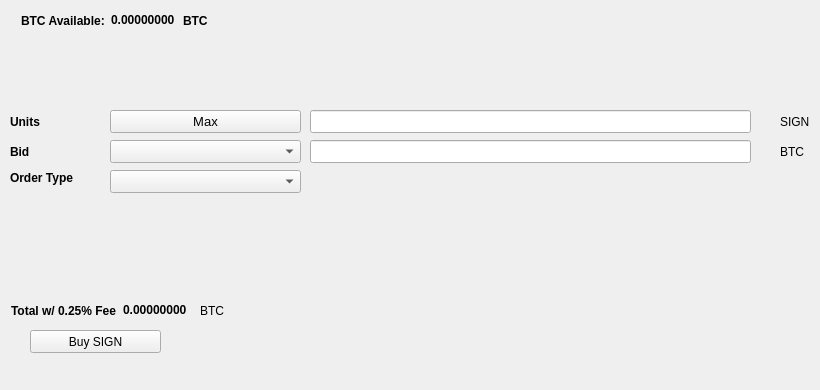
   <widget class="QWidget" name="BuyTab">
    <attribute name="title">
     <string>Buy</string>
    </attribute>
    <widget class="QPushButton" name="BuySIGN">
     <property name="geometry">
      <rect>
       <x>30</x>
       <y>330</y>
       <width>131</width>
       <height>23</height>
      </rect>
     </property>
     <property name="text">
      <string>Buy SIGN</string>
     </property>
     <property name="icon">
      <iconset resource="../designcoin.qrc">
       <normaloff>:/icons/bitcoin</normaloff>:/icons/bitcoin</iconset>
     </property>
    </widget>
    <widget class="QLabel" name="label_3">
     <property name="geometry">
      <rect>
       <x>10</x>
       <y>110</y>
       <width>46</width>
       <height>23</height>
      </rect>
     </property>
     <property name="font">
      <font>
       <weight>75</weight>
       <bold>true</bold>
      </font>
     </property>
     <property name="text">
      <string>Units</string>
     </property>
    </widget>
    <widget class="QLineEdit" name="UnitsInput">
     <property name="geometry">
      <rect>
       <x>310</x>
       <y>110</y>
       <width>441</width>
       <height>23</height>
      </rect>
     </property>
     <property name="font">
      <font>
       <pointsize>9</pointsize>
       <weight>75</weight>
       <bold>true</bold>
      </font>
     </property>
    </widget>
    <widget class="QLineEdit" name="BuyBidPriceEdit">
     <property name="geometry">
      <rect>
       <x>310</x>
       <y>140</y>
       <width>441</width>
       <height>23</height>
      </rect>
     </property>
     <property name="font">
      <font>
       <pointsize>9</pointsize>
       <weight>75</weight>
       <bold>true</bold>
      </font>
     </property>
    </widget>
    <widget class="QLabel" name="label_4">
     <property name="geometry">
      <rect>
       <x>780</x>
       <y>110</y>
       <width>31</width>
       <height>23</height>
      </rect>
     </property>
     <property name="text">
      <string>SIGN</string>
     </property>
    </widget>
    <widget class="QLabel" name="label_5">
     <property name="geometry">
      <rect>
       <x>780</x>
       <y>140</y>
       <width>31</width>
       <height>23</height>
      </rect>
     </property>
     <property name="text">
      <string>BTC</string>
     </property>
    </widget>
    <widget class="QLabel" name="label_6">
     <property name="geometry">
      <rect>
       <x>10</x>
       <y>140</y>
       <width>46</width>
       <height>23</height>
      </rect>
     </property>
     <property name="font">
      <font>
       <weight>75</weight>
       <bold>true</bold>
      </font>
     </property>
     <property name="text">
      <string>Bid</string>
     </property>
    </widget>
    <widget class="QLabel" name="label_7">
     <property name="geometry">
      <rect>
       <x>10</x>
       <y>170</y>
       <width>91</width>
       <height>16</height>
      </rect>
     </property>
     <property name="font">
      <font>
       <weight>75</weight>
       <bold>true</bold>
      </font>
     </property>
     <property name="text">
      <string>Order Type</string>
     </property>
    </widget>
    <widget class="QPushButton" name="Buy_Max_Amount">
     <property name="geometry">
      <rect>
       <x>110</x>
       <y>110</y>
       <width>191</width>
       <height>23</height>
      </rect>
     </property>
     <property name="font">
      <font>
       <pointsize>10</pointsize>
      </font>
     </property>
     <property name="text">
      <string>Max</string>
     </property>
    </widget>
    <widget class="QComboBox" name="BuyBidcomboBox">
     <property name="geometry">
      <rect>
       <x>110</x>
       <y>140</y>
       <width>191</width>
       <height>23</height>
      </rect>
     </property>
     <property name="font">
      <font>
       <pointsize>10</pointsize>
      </font>
     </property>
    </widget>
    <widget class="QComboBox" name="buyOrdertypeCombo">
     <property name="geometry">
      <rect>
       <x>110</x>
       <y>170</y>
       <width>191</width>
       <height>23</height>
      </rect>
     </property>
     <property name="font">
      <font>
       <pointsize>10</pointsize>
      </font>
     </property>
    </widget>
    <widget class="QWidget" name="layoutWidget1">
     <property name="geometry">
      <rect>
       <x>21</x>
       <y>11</y>
       <width>227</width>
       <height>19</height>
      </rect>
     </property>
     <layout class="QHBoxLayout" name="horizontalLayout_3">
      <item>
       <widget class="QLabel" name="label232">
        <property name="font">
         <font>
          <weight>75</weight>
          <bold>true</bold>
         </font>
        </property>
        <property name="text">
         <string>BTC Available:</string>
        </property>
       </widget>
      </item>
      <item>
       <widget class="QLabel" name="BtcAvailableLbl">
        <property name="palette">
         <palette>
          <active>
           <colorrole role="WindowText">
            <brush brushstyle="SolidPattern">
             <color alpha="255">
              <red>0</red>
              <green>0</green>
              <blue>0</blue>
             </color>
            </brush>
           </colorrole>
           <colorrole role="Button">
            <brush brushstyle="SolidPattern">
             <color alpha="255">
              <red>0</red>
              <green>170</green>
              <blue>0</blue>
             </color>
            </brush>
           </colorrole>
           <colorrole role="Light">
            <brush brushstyle="SolidPattern">
             <color alpha="255">
              <red>0</red>
              <green>255</green>
              <blue>0</blue>
             </color>
            </brush>
           </colorrole>
           <colorrole role="Midlight">
            <brush brushstyle="SolidPattern">
             <color alpha="255">
              <red>0</red>
              <green>212</green>
              <blue>0</blue>
             </color>
            </brush>
           </colorrole>
           <colorrole role="Dark">
            <brush brushstyle="SolidPattern">
             <color alpha="255">
              <red>0</red>
              <green>85</green>
              <blue>0</blue>
             </color>
            </brush>
           </colorrole>
           <colorrole role="Mid">
            <brush brushstyle="SolidPattern">
             <color alpha="255">
              <red>0</red>
              <green>113</green>
              <blue>0</blue>
             </color>
            </brush>
           </colorrole>
           <colorrole role="Text">
            <brush brushstyle="SolidPattern">
             <color alpha="255">
              <red>0</red>
              <green>170</green>
              <blue>0</blue>
             </color>
            </brush>
           </colorrole>
           <colorrole role="BrightText">
            <brush brushstyle="SolidPattern">
             <color alpha="255">
              <red>255</red>
              <green>255</green>
              <blue>255</blue>
             </color>
            </brush>
           </colorrole>
           <colorrole role="ButtonText">
            <brush brushstyle="SolidPattern">
             <color alpha="255">
              <red>0</red>
              <green>0</green>
              <blue>0</blue>
             </color>
            </brush>
           </colorrole>
           <colorrole role="Base">
            <brush brushstyle="SolidPattern">
             <color alpha="255">
              <red>255</red>
              <green>255</green>
              <blue>255</blue>
             </color>
            </brush>
           </colorrole>
           <colorrole role="Window">
            <brush brushstyle="SolidPattern">
             <color alpha="255">
              <red>0</red>
              <green>170</green>
              <blue>0</blue>
             </color>
            </brush>
           </colorrole>
           <colorrole role="Shadow">
            <brush brushstyle="SolidPattern">
             <color alpha="255">
              <red>0</red>
              <green>0</green>
              <blue>0</blue>
             </color>
            </brush>
           </colorrole>
           <colorrole role="AlternateBase">
            <brush brushstyle="SolidPattern">
             <color alpha="255">
              <red>127</red>
              <green>212</green>
              <blue>127</blue>
             </color>
            </brush>
           </colorrole>
           <colorrole role="ToolTipBase">
            <brush brushstyle="SolidPattern">
             <color alpha="255">
              <red>255</red>
              <green>255</green>
              <blue>220</blue>
             </color>
            </brush>
           </colorrole>
           <colorrole role="ToolTipText">
            <brush brushstyle="SolidPattern">
             <color alpha="255">
              <red>0</red>
              <green>0</green>
              <blue>0</blue>
             </color>
            </brush>
           </colorrole>
          </active>
          <inactive>
           <colorrole role="WindowText">
            <brush brushstyle="SolidPattern">
             <color alpha="255">
              <red>0</red>
              <green>0</green>
              <blue>0</blue>
             </color>
            </brush>
           </colorrole>
           <colorrole role="Button">
            <brush brushstyle="SolidPattern">
             <color alpha="255">
              <red>0</red>
              <green>170</green>
              <blue>0</blue>
             </color>
            </brush>
           </colorrole>
           <colorrole role="Light">
            <brush brushstyle="SolidPattern">
             <color alpha="255">
              <red>0</red>
              <green>255</green>
              <blue>0</blue>
             </color>
            </brush>
           </colorrole>
           <colorrole role="Midlight">
            <brush brushstyle="SolidPattern">
             <color alpha="255">
              <red>0</red>
              <green>212</green>
              <blue>0</blue>
             </color>
            </brush>
           </colorrole>
           <colorrole role="Dark">
            <brush brushstyle="SolidPattern">
             <color alpha="255">
              <red>0</red>
              <green>85</green>
              <blue>0</blue>
             </color>
            </brush>
           </colorrole>
           <colorrole role="Mid">
            <brush brushstyle="SolidPattern">
             <color alpha="255">
              <red>0</red>
              <green>113</green>
              <blue>0</blue>
             </color>
            </brush>
           </colorrole>
           <colorrole role="Text">
            <brush brushstyle="SolidPattern">
             <color alpha="255">
              <red>0</red>
              <green>170</green>
              <blue>0</blue>
             </color>
            </brush>
           </colorrole>
           <colorrole role="BrightText">
            <brush brushstyle="SolidPattern">
             <color alpha="255">
              <red>255</red>
              <green>255</green>
              <blue>255</blue>
             </color>
            </brush>
           </colorrole>
           <colorrole role="ButtonText">
            <brush brushstyle="SolidPattern">
             <color alpha="255">
              <red>0</red>
              <green>0</green>
              <blue>0</blue>
             </color>
            </brush>
           </colorrole>
           <colorrole role="Base">
            <brush brushstyle="SolidPattern">
             <color alpha="255">
              <red>255</red>
              <green>255</green>
              <blue>255</blue>
             </color>
            </brush>
           </colorrole>
           <colorrole role="Window">
            <brush brushstyle="SolidPattern">
             <color alpha="255">
              <red>0</red>
              <green>170</green>
              <blue>0</blue>
             </color>
            </brush>
           </colorrole>
           <colorrole role="Shadow">
            <brush brushstyle="SolidPattern">
             <color alpha="255">
              <red>0</red>
              <green>0</green>
              <blue>0</blue>
             </color>
            </brush>
           </colorrole>
           <colorrole role="AlternateBase">
            <brush brushstyle="SolidPattern">
             <color alpha="255">
              <red>127</red>
              <green>212</green>
              <blue>127</blue>
             </color>
            </brush>
           </colorrole>
           <colorrole role="ToolTipBase">
            <brush brushstyle="SolidPattern">
             <color alpha="255">
              <red>255</red>
              <green>255</green>
              <blue>220</blue>
             </color>
            </brush>
           </colorrole>
           <colorrole role="ToolTipText">
            <brush brushstyle="SolidPattern">
             <color alpha="255">
              <red>0</red>
              <green>0</green>
              <blue>0</blue>
             </color>
            </brush>
           </colorrole>
          </inactive>
          <disabled>
           <colorrole role="WindowText">
            <brush brushstyle="SolidPattern">
             <color alpha="255">
              <red>0</red>
              <green>85</green>
              <blue>0</blue>
             </color>
            </brush>
           </colorrole>
           <colorrole role="Button">
            <brush brushstyle="SolidPattern">
             <color alpha="255">
              <red>0</red>
              <green>170</green>
              <blue>0</blue>
             </color>
            </brush>
           </colorrole>
           <colorrole role="Light">
            <brush brushstyle="SolidPattern">
             <color alpha="255">
              <red>0</red>
              <green>255</green>
              <blue>0</blue>
             </color>
            </brush>
           </colorrole>
           <colorrole role="Midlight">
            <brush brushstyle="SolidPattern">
             <color alpha="255">
              <red>0</red>
              <green>212</green>
              <blue>0</blue>
             </color>
            </brush>
           </colorrole>
           <colorrole role="Dark">
            <brush brushstyle="SolidPattern">
             <color alpha="255">
              <red>0</red>
              <green>85</green>
              <blue>0</blue>
             </color>
            </brush>
           </colorrole>
           <colorrole role="Mid">
            <brush brushstyle="SolidPattern">
             <color alpha="255">
              <red>0</red>
              <green>113</green>
              <blue>0</blue>
             </color>
            </brush>
           </colorrole>
           <colorrole role="Text">
            <brush brushstyle="SolidPattern">
             <color alpha="255">
              <red>0</red>
              <green>85</green>
              <blue>0</blue>
             </color>
            </brush>
           </colorrole>
           <colorrole role="BrightText">
            <brush brushstyle="SolidPattern">
             <color alpha="255">
              <red>255</red>
              <green>255</green>
              <blue>255</blue>
             </color>
            </brush>
           </colorrole>
           <colorrole role="ButtonText">
            <brush brushstyle="SolidPattern">
             <color alpha="255">
              <red>0</red>
              <green>85</green>
              <blue>0</blue>
             </color>
            </brush>
           </colorrole>
           <colorrole role="Base">
            <brush brushstyle="SolidPattern">
             <color alpha="255">
              <red>0</red>
              <green>170</green>
              <blue>0</blue>
             </color>
            </brush>
           </colorrole>
           <colorrole role="Window">
            <brush brushstyle="SolidPattern">
             <color alpha="255">
              <red>0</red>
              <green>170</green>
              <blue>0</blue>
             </color>
            </brush>
           </colorrole>
           <colorrole role="Shadow">
            <brush brushstyle="SolidPattern">
             <color alpha="255">
              <red>0</red>
              <green>0</green>
              <blue>0</blue>
             </color>
            </brush>
           </colorrole>
           <colorrole role="AlternateBase">
            <brush brushstyle="SolidPattern">
             <color alpha="255">
              <red>0</red>
              <green>170</green>
              <blue>0</blue>
             </color>
            </brush>
           </colorrole>
           <colorrole role="ToolTipBase">
            <brush brushstyle="SolidPattern">
             <color alpha="255">
              <red>255</red>
              <green>255</green>
              <blue>220</blue>
             </color>
            </brush>
           </colorrole>
           <colorrole role="ToolTipText">
            <brush brushstyle="SolidPattern">
             <color alpha="255">
              <red>0</red>
              <green>0</green>
              <blue>0</blue>
             </color>
            </brush>
           </colorrole>
          </disabled>
         </palette>
        </property>
        <property name="font">
         <font>
          <weight>75</weight>
          <bold>true</bold>
         </font>
        </property>
        <property name="text">
         <string>0.00000000</string>
        </property>
        <property name="textInteractionFlags">
         <set>Qt::LinksAccessibleByMouse|Qt::TextSelectableByKeyboard|Qt::TextSelectableByMouse</set>
        </property>
       </widget>
      </item>
      <item>
       <widget class="QLabel" name="BtcAvailableLbl_2">
        <property name="font">
         <font>
          <weight>75</weight>
          <bold>true</bold>
         </font>
        </property>
        <property name="text">
         <string>BTC</string>
        </property>
       </widget>
      </item>
     </layout>
    </widget>
    <widget class="QWidget" name="layoutWidge2">
     <property name="geometry">
      <rect>
       <x>11</x>
       <y>301</y>
       <width>259</width>
       <height>19</height>
      </rect>
     </property>
     <layout class="QHBoxLayout" name="horizontalLayout_4">
      <item>
       <widget class="QLabel" name="label_9">
        <property name="font">
         <font>
          <weight>75</weight>
          <bold>true</bold>
         </font>
        </property>
        <property name="text">
         <string>Total w/ 0.25% Fee</string>
        </property>
       </widget>
      </item>
      <item>
       <widget class="QLabel" name="BuyCostLabel">
        <property name="palette">
         <palette>
          <active>
           <colorrole role="WindowText">
            <brush brushstyle="SolidPattern">
             <color alpha="255">
              <red>0</red>
              <green>0</green>
              <blue>0</blue>
             </color>
            </brush>
           </colorrole>
           <colorrole role="Button">
            <brush brushstyle="SolidPattern">
             <color alpha="255">
              <red>0</red>
              <green>170</green>
              <blue>0</blue>
             </color>
            </brush>
           </colorrole>
           <colorrole role="Light">
            <brush brushstyle="SolidPattern">
             <color alpha="255">
              <red>0</red>
              <green>255</green>
              <blue>0</blue>
             </color>
            </brush>
           </colorrole>
           <colorrole role="Midlight">
            <brush brushstyle="SolidPattern">
             <color alpha="255">
              <red>0</red>
              <green>212</green>
              <blue>0</blue>
             </color>
            </brush>
           </colorrole>
           <colorrole role="Dark">
            <brush brushstyle="SolidPattern">
             <color alpha="255">
              <red>0</red>
              <green>85</green>
              <blue>0</blue>
             </color>
            </brush>
           </colorrole>
           <colorrole role="Mid">
            <brush brushstyle="SolidPattern">
             <color alpha="255">
              <red>0</red>
              <green>113</green>
              <blue>0</blue>
             </color>
            </brush>
           </colorrole>
           <colorrole role="Text">
            <brush brushstyle="SolidPattern">
             <color alpha="255">
              <red>0</red>
              <green>170</green>
              <blue>0</blue>
             </color>
            </brush>
           </colorrole>
           <colorrole role="BrightText">
            <brush brushstyle="SolidPattern">
             <color alpha="255">
              <red>255</red>
              <green>255</green>
              <blue>255</blue>
             </color>
            </brush>
           </colorrole>
           <colorrole role="ButtonText">
            <brush brushstyle="SolidPattern">
             <color alpha="255">
              <red>0</red>
              <green>0</green>
              <blue>0</blue>
             </color>
            </brush>
           </colorrole>
           <colorrole role="Base">
            <brush brushstyle="SolidPattern">
             <color alpha="255">
              <red>255</red>
              <green>255</green>
              <blue>255</blue>
             </color>
            </brush>
           </colorrole>
           <colorrole role="Window">
            <brush brushstyle="SolidPattern">
             <color alpha="255">
              <red>0</red>
              <green>170</green>
              <blue>0</blue>
             </color>
            </brush>
           </colorrole>
           <colorrole role="Shadow">
            <brush brushstyle="SolidPattern">
             <color alpha="255">
              <red>0</red>
              <green>0</green>
              <blue>0</blue>
             </color>
            </brush>
           </colorrole>
           <colorrole role="AlternateBase">
            <brush brushstyle="SolidPattern">
             <color alpha="255">
              <red>127</red>
              <green>212</green>
              <blue>127</blue>
             </color>
            </brush>
           </colorrole>
           <colorrole role="ToolTipBase">
            <brush brushstyle="SolidPattern">
             <color alpha="255">
              <red>255</red>
              <green>255</green>
              <blue>220</blue>
             </color>
            </brush>
           </colorrole>
           <colorrole role="ToolTipText">
            <brush brushstyle="SolidPattern">
             <color alpha="255">
              <red>0</red>
              <green>0</green>
              <blue>0</blue>
             </color>
            </brush>
           </colorrole>
          </active>
          <inactive>
           <colorrole role="WindowText">
            <brush brushstyle="SolidPattern">
             <color alpha="255">
              <red>0</red>
              <green>0</green>
              <blue>0</blue>
             </color>
            </brush>
           </colorrole>
           <colorrole role="Button">
            <brush brushstyle="SolidPattern">
             <color alpha="255">
              <red>0</red>
              <green>170</green>
              <blue>0</blue>
             </color>
            </brush>
           </colorrole>
           <colorrole role="Light">
            <brush brushstyle="SolidPattern">
             <color alpha="255">
              <red>0</red>
              <green>255</green>
              <blue>0</blue>
             </color>
            </brush>
           </colorrole>
           <colorrole role="Midlight">
            <brush brushstyle="SolidPattern">
             <color alpha="255">
              <red>0</red>
              <green>212</green>
              <blue>0</blue>
             </color>
            </brush>
           </colorrole>
           <colorrole role="Dark">
            <brush brushstyle="SolidPattern">
             <color alpha="255">
              <red>0</red>
              <green>85</green>
              <blue>0</blue>
             </color>
            </brush>
           </colorrole>
           <colorrole role="Mid">
            <brush brushstyle="SolidPattern">
             <color alpha="255">
              <red>0</red>
              <green>113</green>
              <blue>0</blue>
             </color>
            </brush>
           </colorrole>
           <colorrole role="Text">
            <brush brushstyle="SolidPattern">
             <color alpha="255">
              <red>0</red>
              <green>170</green>
              <blue>0</blue>
             </color>
            </brush>
           </colorrole>
           <colorrole role="BrightText">
            <brush brushstyle="SolidPattern">
             <color alpha="255">
              <red>255</red>
              <green>255</green>
              <blue>255</blue>
             </color>
            </brush>
           </colorrole>
           <colorrole role="ButtonText">
            <brush brushstyle="SolidPattern">
             <color alpha="255">
              <red>0</red>
              <green>0</green>
              <blue>0</blue>
             </color>
            </brush>
           </colorrole>
           <colorrole role="Base">
            <brush brushstyle="SolidPattern">
             <color alpha="255">
              <red>255</red>
              <green>255</green>
              <blue>255</blue>
             </color>
            </brush>
           </colorrole>
           <colorrole role="Window">
            <brush brushstyle="SolidPattern">
             <color alpha="255">
              <red>0</red>
              <green>170</green>
              <blue>0</blue>
             </color>
            </brush>
           </colorrole>
           <colorrole role="Shadow">
            <brush brushstyle="SolidPattern">
             <color alpha="255">
              <red>0</red>
              <green>0</green>
              <blue>0</blue>
             </color>
            </brush>
           </colorrole>
           <colorrole role="AlternateBase">
            <brush brushstyle="SolidPattern">
             <color alpha="255">
              <red>127</red>
              <green>212</green>
              <blue>127</blue>
             </color>
            </brush>
           </colorrole>
           <colorrole role="ToolTipBase">
            <brush brushstyle="SolidPattern">
             <color alpha="255">
              <red>255</red>
              <green>255</green>
              <blue>220</blue>
             </color>
            </brush>
           </colorrole>
           <colorrole role="ToolTipText">
            <brush brushstyle="SolidPattern">
             <color alpha="255">
              <red>0</red>
              <green>0</green>
              <blue>0</blue>
             </color>
            </brush>
           </colorrole>
          </inactive>
          <disabled>
           <colorrole role="WindowText">
            <brush brushstyle="SolidPattern">
             <color alpha="255">
              <red>0</red>
              <green>85</green>
              <blue>0</blue>
             </color>
            </brush>
           </colorrole>
           <colorrole role="Button">
            <brush brushstyle="SolidPattern">
             <color alpha="255">
              <red>0</red>
              <green>170</green>
              <blue>0</blue>
             </color>
            </brush>
           </colorrole>
           <colorrole role="Light">
            <brush brushstyle="SolidPattern">
             <color alpha="255">
              <red>0</red>
              <green>255</green>
              <blue>0</blue>
             </color>
            </brush>
           </colorrole>
           <colorrole role="Midlight">
            <brush brushstyle="SolidPattern">
             <color alpha="255">
              <red>0</red>
              <green>212</green>
              <blue>0</blue>
             </color>
            </brush>
           </colorrole>
           <colorrole role="Dark">
            <brush brushstyle="SolidPattern">
             <color alpha="255">
              <red>0</red>
              <green>85</green>
              <blue>0</blue>
             </color>
            </brush>
           </colorrole>
           <colorrole role="Mid">
            <brush brushstyle="SolidPattern">
             <color alpha="255">
              <red>0</red>
              <green>113</green>
              <blue>0</blue>
             </color>
            </brush>
           </colorrole>
           <colorrole role="Text">
            <brush brushstyle="SolidPattern">
             <color alpha="255">
              <red>0</red>
              <green>85</green>
              <blue>0</blue>
             </color>
            </brush>
           </colorrole>
           <colorrole role="BrightText">
            <brush brushstyle="SolidPattern">
             <color alpha="255">
              <red>255</red>
              <green>255</green>
              <blue>255</blue>
             </color>
            </brush>
           </colorrole>
           <colorrole role="ButtonText">
            <brush brushstyle="SolidPattern">
             <color alpha="255">
              <red>0</red>
              <green>85</green>
              <blue>0</blue>
             </color>
            </brush>
           </colorrole>
           <colorrole role="Base">
            <brush brushstyle="SolidPattern">
             <color alpha="255">
              <red>0</red>
              <green>170</green>
              <blue>0</blue>
             </color>
            </brush>
           </colorrole>
           <colorrole role="Window">
            <brush brushstyle="SolidPattern">
             <color alpha="255">
              <red>0</red>
              <green>170</green>
              <blue>0</blue>
             </color>
            </brush>
           </colorrole>
           <colorrole role="Shadow">
            <brush brushstyle="SolidPattern">
             <color alpha="255">
              <red>0</red>
              <green>0</green>
              <blue>0</blue>
             </color>
            </brush>
           </colorrole>
           <colorrole role="AlternateBase">
            <brush brushstyle="SolidPattern">
             <color alpha="255">
              <red>0</red>
              <green>170</green>
              <blue>0</blue>
             </color>
            </brush>
           </colorrole>
           <colorrole role="ToolTipBase">
            <brush brushstyle="SolidPattern">
             <color alpha="255">
              <red>255</red>
              <green>255</green>
              <blue>220</blue>
             </color>
            </brush>
           </colorrole>
           <colorrole role="ToolTipText">
            <brush brushstyle="SolidPattern">
             <color alpha="255">
              <red>0</red>
              <green>0</green>
              <blue>0</blue>
             </color>
            </brush>
           </colorrole>
          </disabled>
         </palette>
        </property>
        <property name="font">
         <font>
          <weight>75</weight>
          <bold>true</bold>
         </font>
        </property>
        <property name="autoFillBackground">
         <bool>false</bool>
        </property>
        <property name="text">
         <string>0.00000000</string>
        </property>
        <property name="textInteractionFlags">
         <set>Qt::LinksAccessibleByMouse|Qt::TextSelectableByMouse</set>
        </property>
       </widget>
      </item>
      <item>
       <widget class="QLabel" name="label_10">
        <property name="font">
         <font>
          <weight>50</weight>
          <bold>false</bold>
         </font>
        </property>
        <property name="text">
         <string>BTC</string>
        </property>
       </widget>
      </item>
     </layout>
    </widget>
    <widget class="QLabel" name="label_24">
     <property name="geometry">
      <rect>
       <x>460</x>
       <y>300</y>
       <width>281</width>
       <height>81</height>
      </rect>
     </property>
     <property name="text">
      <string/>
     </property>
     <property name="pixmap">
      <pixmap>:/images/bittrex</pixmap>
     </property>
    </widget>
   </widget>
